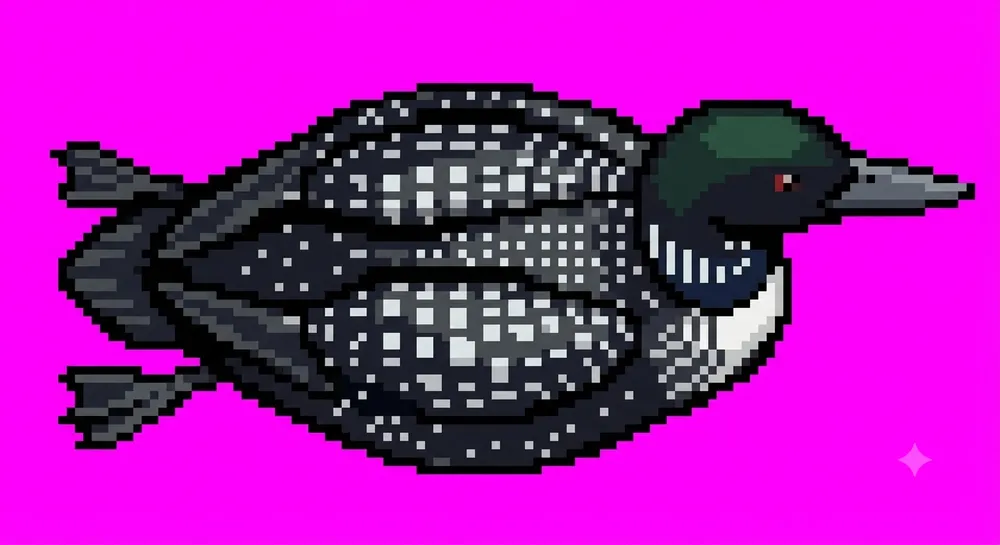
#> input picture art-source/loon-top.webp, 1000 x 545 px, shrunk from 1408 x 768 before the run, found by its file name
$ python pixelize.py art-source/loon-top.webp src/assets/loon-big.png --width 120
#> lines starting #> are read from the running program, lines starting #| are printed output that depends on the picture
"""Turn an AI-generated sprite on a magenta background into clean,
transparent pixel art for the game.

The generated images are drawn in chunky "pixels" about 11-12 image pixels
wide, so this shrinks them back down to that grid (taking the median color of
each cell). The game then scales them up again with crisp, unsmoothed pixels.

Usage:
  python3 tools/pixelize.py SOURCE OUTPUT --width N [options]

Options:
  --width N          Width of the grid in pixels. Pick N so each cell is about
                     one "pixel" of the source (source width / pixel size).
  --cell N           Instead of --width: the size of one grid cell in source
                     pixels. Using the same cell for several sprites gives
                     them the same pixel density on screen.
  --crop X0,Y0,X1,Y1 Only use this part of the source (for sheets with several
                     sprites on one magenta background).
  --erase X0,Y0,X1,Y1  Erase dark pixels in this box (source image coordinates)
                     before shrinking. Light pixels (white, pale gray) are kept,
                     so a white tail overlapping the box survives. Repeatable.
  --rotate DEG       Rotate the result clockwise by 90, 180 or 270 degrees
                     (game sprites face right).
  --preview PATH     Also save an enlarged preview on a dark blue background.

The grid is always measured from the whole sprite (within --crop), before
erasing, so frames cut from the same source line up exactly.

Examples (these produce the game's current assets):
  python3 tools/pixelize.py art-source/loon-top.webp src/assets/loon-big.png --width 120
  python3 tools/pixelize.py art-source/eagle.webp src/assets/eagle-wings-forward.png --width 114 \\
      --erase 0,384,600,768 --erase 808,384,1408,768 --rotate 90
  python3 tools/pixelize.py art-source/eagle.webp src/assets/eagle-wings-back.png --width 114 \\
      --erase 0,0,600,384 --erase 808,0,1408,384 --rotate 90
  python3 tools/pixelize.py art-source/baby-loon-top.webp src/assets/baby-loon-big.png --width 48
  python3 tools/pixelize.py art-source/reeds-clump.webp src/assets/reeds-clump.png --cell 11
  python3 tools/pixelize.py art-source/lily-pads.webp src/assets/lily-pad-flower.png --cell 11 --crop 0,0,590,768
  python3 tools/pixelize.py art-source/lily-pads.webp src/assets/lily-pad.png --cell 11 --crop 590,0,1050,768
  python3 tools/pixelize.py art-source/lily-pads.webp src/assets/lily-pad-small.png --cell 11 --crop 1050,0,1408,768

Needs Pillow (pip install pillow).
"""
import argparse
from PIL import Image

OUTLINE = (10, 10, 14)


def is_background(c):
    r, g, b = c
    # Magenta and the pinkish generator watermark: red and blue high, green
    # well below both. The sprites are browns, grays, greens, and white.
    return r > 150 and b > 150 and g < min(r, b) - 30


def is_light(c):
    return min(c) > 170


def main():
    parser = argparse.ArgumentParser()
    parser.add_argument('source')
    parser.add_argument('output')
    size = parser.add_mutually_exclusive_group(required=True)
    size.add_argument('--width', type=int)
    size.add_argument('--cell', type=float)
    parser.add_argument('--crop')
    parser.add_argument('--erase', action='append', default=[])
    parser.add_argument('--rotate', type=int, default=0, choices=[0, 90, 180, 270])
    parser.add_argument('--preview')
    args = parser.parse_args()

    im = Image.open(args.source).convert('RGB')
#> im is the input picture: PIL image 1000x545 RGB; mean R, G, B 165.9, 24.4, 169
    W, H = im.size
#> W = 1000; H = 545
    px = im.load()

    if args.crop:
        cx0, cy0, cx1, cy1 = (int(v) for v in args.crop.split(','))
        for y in range(H):
            for x in range(W):
                if not (cx0 <= x < cx1 and cy0 <= y < cy1):
                    px[x, y] = (255, 0, 255)

    xs, ys = [], []
    for y in range(0, H, 2):
        for x in range(0, W, 2):
            if not is_background(px[x, y]):
                xs.append(x)
                ys.append(y)
    x0, x1, y0, y1 = min(xs), max(xs), min(ys), max(ys)

    for box in args.erase:
        bx0, by0, bx1, by1 = (int(v) for v in box.split(','))
        for y in range(max(by0, 0), min(by1, H)):
            for x in range(max(bx0, 0), min(bx1, W)):
                if not is_light(px[x, y]):
                    px[x, y] = (255, 0, 255)

    width = args.width or round((x1 - x0 + 1) / args.cell)
    cell = (x1 - x0 + 1) / width
    target_h = round((y1 - y0 + 1) / cell)
    out = Image.new('RGBA', (width, target_h), (0, 0, 0, 0))
#> out: PIL image 120x51 RGBA; every value is 0
    for gy in range(target_h):
        for gx in range(width):
            cx0 = x0 + gx * cell
            cy0 = y0 + gy * cell
            samples = []
            for sy in range(int(cy0 + cell * 0.2), int(cy0 + cell * 0.8) + 1):
                for sx in range(int(cx0 + cell * 0.2), int(cx0 + cell * 0.8) + 1):
                    if sx < W and sy < H:
                        samples.append(px[sx, sy])
            opaque = [c for c in samples if not is_background(c)]
            if not samples or len(opaque) < len(samples) * 0.5:
                continue
            median = tuple(sorted(c[i] for c in opaque)[len(opaque) // 2] for i in range(3))
            r, g, b = median
            if r > g + 12 and b > g + 12:
                # Purple tint where the outline blended into the magenta. (The
                # art's browns, greens, and navies all have green >= red or blue.)
                median = OUTLINE
            out.putpixel((gx, gy), median + (255,))
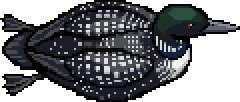
#> out: PIL image 120x51 RGBA (shown 2 times larger); mean R, G, B, A 32.4, 34.6, 38.5, 164.5; transparent parts drawn white

    if args.rotate:
        out = out.rotate(-args.rotate, expand=True)  # PIL rotates counterclockwise.
    out.save(args.output)
    print(f'wrote {args.output}: {out.width}x{out.height} (cell {cell:.1f}px)')
#| wrote src/assets/loon-big.png: 120x51 (cell 7.7px)

    if args.preview:
        scale = 5
        big = out.resize((out.width * scale, out.height * scale), Image.NEAREST)
        bg = Image.new('RGBA', big.size, (20, 40, 80, 255))
        bg.alpha_composite(big)
        bg.convert('RGB').save(args.preview)


if __name__ == '__main__':
    main()

$ run again, with art-source/eagle.webp copied over art-source/loon-top.webp
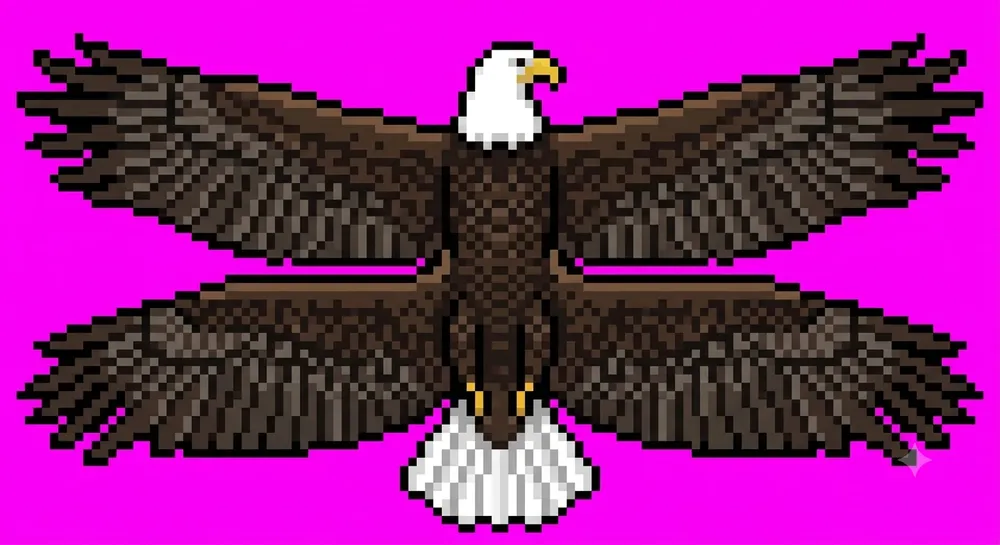
#> input picture art-source/eagle.webp, 1000 x 545 px, shrunk from 1408 x 768 before the run, found by its file name
#> in main, im is the input picture: PIL image 1000x545 RGB; mean R, G, B 139.7, 29.7, 129
#> after the loop in main, `for gy in range(target_h):`:
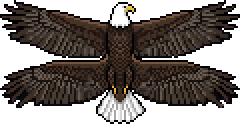
#> out: PIL image 120x62 RGBA (shown 2 times larger); mean R, G, B, A 39.8, 33.3, 29.5, 168.5; transparent parts drawn white
#| wrote src/assets/loon-big.png: 120x62 (cell 8.1px)
